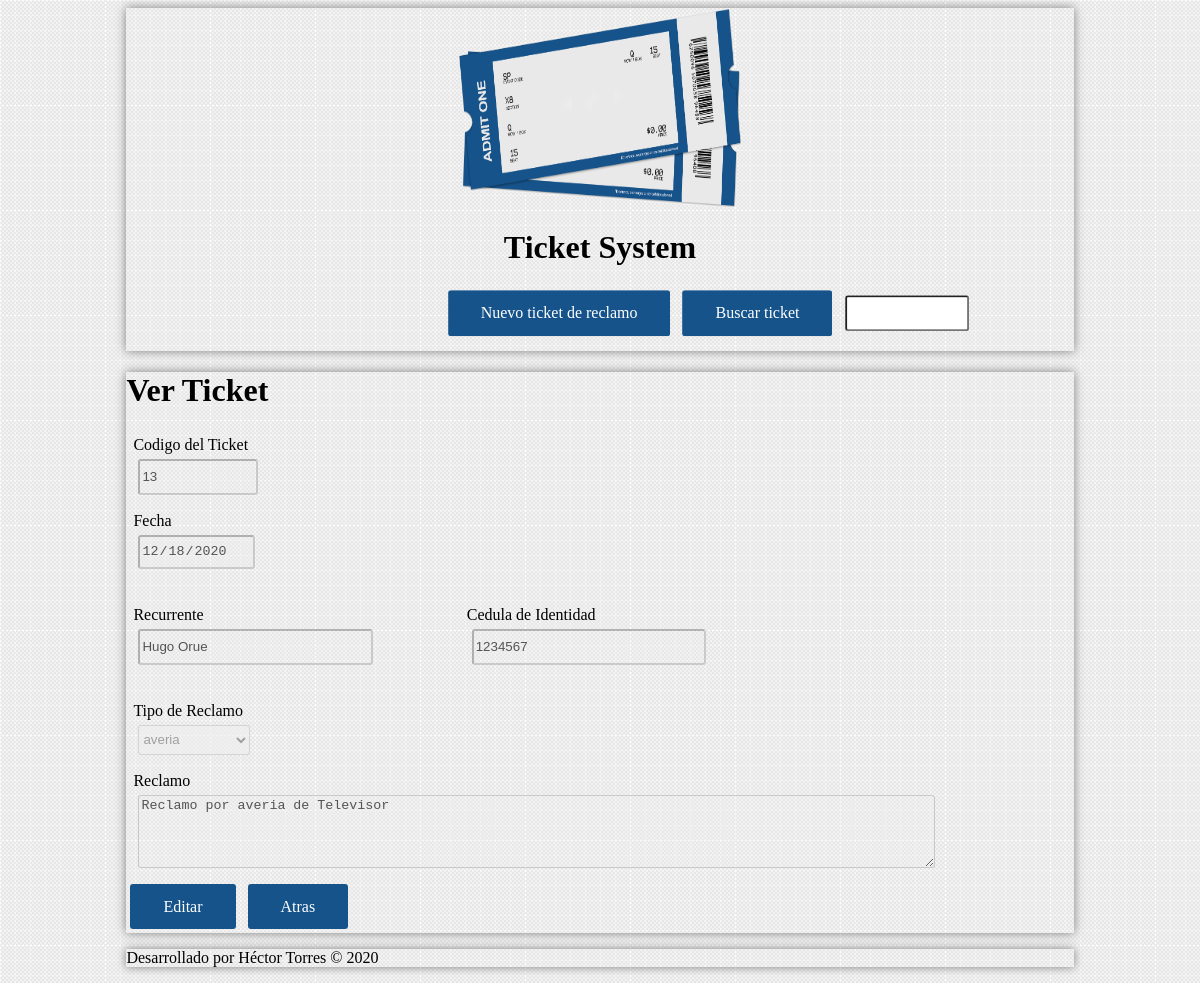
Screenshot of /ticket/show&id=3 with the database file from the repository.
### tables this page shows
CREATE TABLE `ticket` (
  `id` int NOT NULL,
  `code` int DEFAULT NULL,
  `date` date DEFAULT NULL,
  `recurrent` varchar(150) DEFAULT NULL,
  `claim_description` text,
  `identification_card` varchar(100) DEFAULT NULL,
  `claim_type_id` int NOT NULL
);

CREATE TABLE `claim_type` (
  `id` int NOT NULL,
  `claim_type_description` varchar(100) DEFAULT NULL
);

### controllers/TicketController.php (called while the page is built, shortened)
<?php
require_once 'models/ticket.php';
class TicketController{
    public function show(){
        if(isset($_GET['id'])){
            $ticketId = $_GET['id'];
            $ticket = new ticket();
            $ticket->setId($ticketId);
            $ticketResult = $ticket->getTicket();
        }
        require_once 'views/ticket/show.php';
    }
}

### models/ticket.php (called while the page is built, shortened)
<?php
class Ticket{
    private $id;
    private $db;
    public function __construct(){
        $this->db = Database::connect();
    }
    function getId() {
        return $this->id;
    }
    function setId($id): void {
        $this->id = $id;
    }
        public function getTicket(){
         try{
            $connectionDB = $this->db;
            $sql = "SELECT t.*, ct.claim_type_description FROM ticket t JOIN claim_type ct ON t.claim_type_id= ct.id WHERE t.id = {$this->getId()}";
            $ticket = $connectionDB->query($sql);
            return $ticket->fetch_object();
        } catch (Exception $ex) {
        } finally {
            $connectionDB->close();
        }
    }
}

### views/ticket/show.php (the view, shortened to what this page needs)
<div class="container">
    <h1>Ver Ticket</h1>
    <form action="" method="POST">
        <div class="form-content">
            <label for="name">Codigo del Ticket</label>
            <input disabled="" type="number" name="code" placeholder="Ingrese el numero de ticket"  min="1" max="5" pattern="[0-9]+" value="<?=$ticketResult->code?>">
        </div>
        <div class="form-content">
            <label for="date">Fecha</label>
            <input disabled="" type="date" name="date" value="<?=$ticketResult->date?>">
        </div>
        <div class="form-content grid-container">
            <div>
                <label for="recurrent">Recurrente</label>
                <input disabled=""type="text" name="recurrent" placeholder="Nombre y apellido" class="w-7 input" value="<?=$ticketResult->recurrent?>">
            </div>
            <div class="form-content">
                <label for="i-card">Cedula de Identidad</label>
                <input disabled="" type="text" name="i-card" placeholder="Cedula de identidad" class="w-7 input" value="<?=$ticketResult->identification_card?>">
            </div>
        </div>
        <div class="form-content">
            <label for="claim_type">Tipo de Reclamo</label>
            <select id="select" name="claim_type" class="input" disabled="">
                <option value="<?=$ticketResult->claim_type_id?>"><?=$ticketResult->claim_type_description?></option>
            </select>
        </div>
        <div class="form-content">
            <label for="claim">
                Reclamo
            </label>
            <textarea class="input textarea" disabled=""><?=$ticketResult->claim_description?></textarea>
        </div>
        <a href="<?=base_url?>ticket/edit&id=<?=$ticketResult->id?>" class="btn btn-primary">Editar</a>
        <a href="<?=base_url?>" class="btn btn-primary">Atras</a>
    </form>
</div>

### assets/css/style.css (style rules this page uses)
body { background: url(../img/bg.png) }
.grid-container { display: grid; grid-template-columns: auto auto auto auto; grid-gap: 10px; padding: 10px; }
.grid-container > div { text-align: left; padding: 20px 0; }
.container { width: 80%; margin: 0px auto; box-shadow: 0px 0px 10px gray; }
.btn { display: inline-block; padding: .8rem 2rem; text-decoration: none; border-radius: 3px; border: 1px solid transparent; color: #fff; margin: 4px; }
.btn-primary { background-color: #15538a; }
form > .form-content > input { display: block; width: 12%; height: 30px; margin: 5px; border-radius: .2rem; }
.input { display: block; width: 12%; height: 30px; margin: 5px; border-radius: .2rem; }
form > .form-content { padding: 5px; margin: 2px; }
.w-7 { width: 70% !important; }
.textarea { width: 791px; height: 67px; }

### rows the page displays
ticket: code "13", date "12/18/2020", recurrent "Hugo Orue", i-card "1234567", claim_type "averia", claim_description "Reclamo por averia de Televisor"
